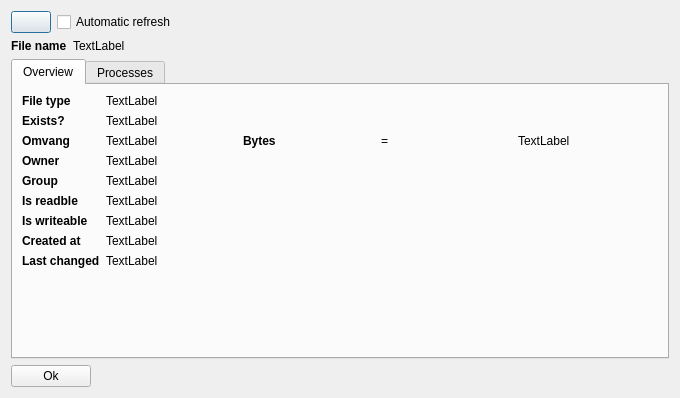
<?xml version="1.0" encoding="UTF-8"?>
<ui version="4.0">
 <class>fileInfo</class>
 <widget class="QDialog" name="fileInfo">
  <property name="geometry">
   <rect>
    <x>0</x>
    <y>0</y>
    <width>680</width>
    <height>398</height>
   </rect>
  </property>
  <property name="windowTitle">
   <string>File information</string>
  </property>
  <layout class="QVBoxLayout" name="verticalLayout">
   <item>
    <layout class="QHBoxLayout" name="horizontalLayout_4">
     <property name="topMargin">
      <number>0</number>
     </property>
     <item>
      <widget class="QPushButton" name="refreshButton">
       <property name="sizePolicy">
        <sizepolicy hsizetype="Maximum" vsizetype="Fixed">
         <horstretch>0</horstretch>
         <verstretch>0</verstretch>
        </sizepolicy>
       </property>
       <property name="text">
        <string/>
       </property>
       <property name="icon">
        <iconset resource="../icons.qrc">
         <normaloff>:/icons/refresh.png</normaloff>:/icons/refresh.png</iconset>
       </property>
      </widget>
     </item>
     <item>
      <widget class="QCheckBox" name="autorefresh">
       <property name="text">
        <string>Automatic refresh</string>
       </property>
      </widget>
     </item>
     <item>
      <spacer name="horizontalSpacer">
       <property name="orientation">
        <enum>Qt::Horizontal</enum>
       </property>
       <property name="sizeHint" stdset="0">
        <size>
         <width>40</width>
         <height>20</height>
        </size>
       </property>
      </spacer>
     </item>
    </layout>
   </item>
   <item>
    <layout class="QHBoxLayout" name="horizontalLayout_2">
     <property name="topMargin">
      <number>0</number>
     </property>
     <item>
      <widget class="QLabel" name="label">
       <property name="sizePolicy">
        <sizepolicy hsizetype="Maximum" vsizetype="Preferred">
         <horstretch>0</horstretch>
         <verstretch>0</verstretch>
        </sizepolicy>
       </property>
       <property name="font">
        <font>
         <weight>75</weight>
         <bold>true</bold>
        </font>
       </property>
       <property name="text">
        <string>File name</string>
       </property>
      </widget>
     </item>
     <item>
      <widget class="QLabel" name="labelFileName">
       <property name="text">
        <string>TextLabel</string>
       </property>
      </widget>
     </item>
    </layout>
   </item>
   <item>
    <widget class="QTabWidget" name="tabWidget">
     <property name="currentIndex">
      <number>0</number>
     </property>
     <widget class="QWidget" name="tab">
      <attribute name="title">
       <string>Overview</string>
      </attribute>
      <layout class="QVBoxLayout" name="verticalLayout_2">
       <item>
        <widget class="QWidget" name="fileSummary" native="true">
         <layout class="QVBoxLayout" name="verticalLayout_4">
          <property name="leftMargin">
           <number>0</number>
          </property>
          <property name="topMargin">
           <number>0</number>
          </property>
          <item>
           <layout class="QFormLayout" name="formLayout">
            <item row="1" column="0">
             <widget class="QLabel" name="label_12">
              <property name="font">
               <font>
                <weight>75</weight>
                <bold>true</bold>
               </font>
              </property>
              <property name="text">
               <string>File type</string>
              </property>
             </widget>
            </item>
            <item row="2" column="0">
             <widget class="QLabel" name="label_3">
              <property name="font">
               <font>
                <weight>75</weight>
                <bold>true</bold>
               </font>
              </property>
              <property name="text">
               <string>Exists?</string>
              </property>
             </widget>
            </item>
            <item row="2" column="1">
             <widget class="QLabel" name="labelFileExists">
              <property name="text">
               <string>TextLabel</string>
              </property>
             </widget>
            </item>
            <item row="3" column="0">
             <widget class="QLabel" name="label_2">
              <property name="font">
               <font>
                <weight>75</weight>
                <bold>true</bold>
               </font>
              </property>
              <property name="text">
               <string>Omvang </string>
              </property>
             </widget>
            </item>
            <item row="3" column="1">
             <layout class="QHBoxLayout" name="horizontalLayout">
              <property name="leftMargin">
               <number>0</number>
              </property>
              <item>
               <widget class="QLabel" name="labelSize">
                <property name="text">
                 <string>TextLabel</string>
                </property>
               </widget>
              </item>
              <item>
               <widget class="QLabel" name="label_4">
                <property name="font">
                 <font>
                  <weight>75</weight>
                  <bold>true</bold>
                 </font>
                </property>
                <property name="text">
                 <string>Bytes</string>
                </property>
               </widget>
              </item>
              <item>
               <widget class="QLabel" name="label_5">
                <property name="text">
                 <string>=</string>
                </property>
               </widget>
              </item>
              <item>
               <widget class="QLabel" name="labelReadableSize">
                <property name="text">
                 <string>TextLabel</string>
                </property>
               </widget>
              </item>
             </layout>
            </item>
            <item row="4" column="0">
             <widget class="QLabel" name="label_6">
              <property name="font">
               <font>
                <weight>75</weight>
                <bold>true</bold>
               </font>
              </property>
              <property name="text">
               <string>Owner</string>
              </property>
             </widget>
            </item>
            <item row="4" column="1">
             <widget class="QLabel" name="labelOwner">
              <property name="text">
               <string>TextLabel</string>
              </property>
             </widget>
            </item>
            <item row="5" column="0">
             <widget class="QLabel" name="label_7">
              <property name="font">
               <font>
                <weight>75</weight>
                <bold>true</bold>
               </font>
              </property>
              <property name="text">
               <string>Group</string>
              </property>
             </widget>
            </item>
            <item row="5" column="1">
             <widget class="QLabel" name="labelGroup">
              <property name="text">
               <string>TextLabel</string>
              </property>
             </widget>
            </item>
            <item row="6" column="0">
             <widget class="QLabel" name="label_8">
              <property name="font">
               <font>
                <weight>75</weight>
                <bold>true</bold>
               </font>
              </property>
              <property name="text">
               <string>Is readble</string>
              </property>
             </widget>
            </item>
            <item row="6" column="1">
             <widget class="QLabel" name="labelReadable">
              <property name="text">
               <string>TextLabel</string>
              </property>
             </widget>
            </item>
            <item row="7" column="0">
             <widget class="QLabel" name="label_9">
              <property name="font">
               <font>
                <weight>75</weight>
                <bold>true</bold>
               </font>
              </property>
              <property name="text">
               <string>Is writeable</string>
              </property>
             </widget>
            </item>
            <item row="7" column="1">
             <widget class="QLabel" name="labelWriteable">
              <property name="text">
               <string>TextLabel</string>
              </property>
             </widget>
            </item>
            <item row="8" column="0">
             <widget class="QLabel" name="label_10">
              <property name="font">
               <font>
                <weight>75</weight>
                <bold>true</bold>
               </font>
              </property>
              <property name="text">
               <string>Created at</string>
              </property>
             </widget>
            </item>
            <item row="8" column="1">
             <widget class="QLabel" name="labelCreatedAt">
              <property name="text">
               <string>TextLabel</string>
              </property>
             </widget>
            </item>
            <item row="9" column="0">
             <widget class="QLabel" name="label_11">
              <property name="font">
               <font>
                <weight>75</weight>
                <bold>true</bold>
               </font>
              </property>
              <property name="text">
               <string>Last changed</string>
              </property>
             </widget>
            </item>
            <item row="9" column="1">
             <widget class="QLabel" name="labeLastChanged">
              <property name="text">
               <string>TextLabel</string>
              </property>
             </widget>
            </item>
            <item row="1" column="1">
             <widget class="QLabel" name="labelType">
              <property name="text">
               <string>TextLabel</string>
              </property>
             </widget>
            </item>
           </layout>
          </item>
         </layout>
        </widget>
       </item>
      </layout>
     </widget>
     <widget class="QWidget" name="tab_2">
      <attribute name="title">
       <string>Processes</string>
      </attribute>
      <layout class="QVBoxLayout" name="verticalLayout_3">
       <item>
        <widget class="QTableView" name="processList">
         <property name="editTriggers">
          <set>QAbstractItemView::NoEditTriggers</set>
         </property>
         <property name="sortingEnabled">
          <bool>true</bool>
         </property>
        </widget>
       </item>
      </layout>
     </widget>
    </widget>
   </item>
   <item>
    <widget class="QPushButton" name="closeButton">
     <property name="sizePolicy">
      <sizepolicy hsizetype="Maximum" vsizetype="Fixed">
       <horstretch>0</horstretch>
       <verstretch>0</verstretch>
      </sizepolicy>
     </property>
     <property name="text">
      <string>Ok</string>
     </property>
    </widget>
   </item>
  </layout>
 </widget>
 <resources>
  <include location="../icons.qrc"/>
 </resources>
 <connections/>
</ui>
